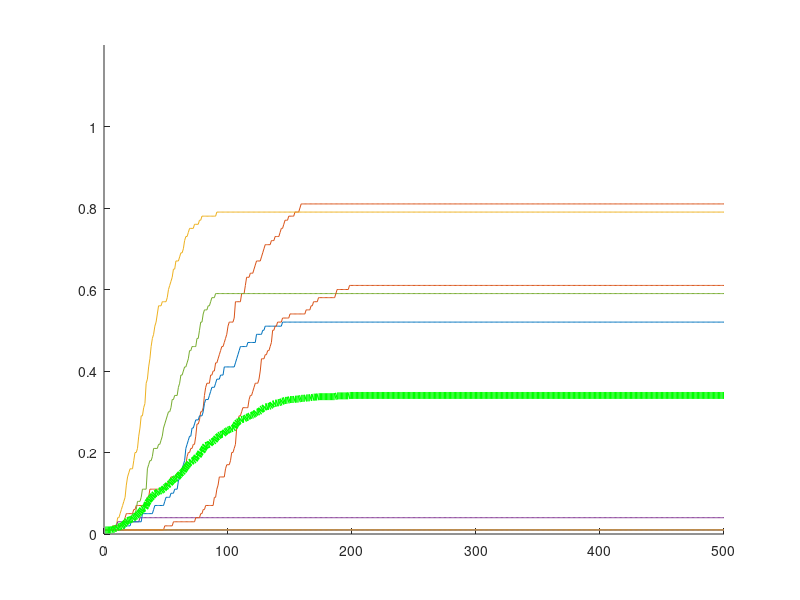

Recreate this plot in MATLAB.
%% Simulation on an SEIR model on BA and WS random graphs, for Fig. 2E,F
clear all
tic

n = 100; % Number of nodes
ws_graph = 0; % 0 for BA, 1 for WS

A = zeros(n,n);
m = 5;

%% Barabasi-Albert graph
A(1:m,1:m) = 1;
for i = 1:m
    A(i,i) = 0;
end
for i = m+1:n
   v = sum(A(1:i,:),2);
   j = 0;
   while j < m
       new_node = find(rand<cumsum(v)/sum(v),1,'first');
       if (A(new_node,i) ~= 1)
           A(new_node,i) = 1;
           A(i,new_node) = 1;
           j = j + 1;
       end
   end
end

correction_factor = 1;
%% Watts-Strogatz graph
if ws_graph
    K = 5;
    beta = 0.5;
    g = WattsStrogatz(n,K,beta);
    A = full(adjacency(g));
    correction_factor = 2;
end


figure; hold on;

AT = [];
BT = [];

NUM_INF = [];
tend = 500;
sum_S = zeros(tend,n);

d = mean(sum(A,2));
X=sum(A,2);
CV = std(X)/mean(X);

ADDTRANS = [];
BOUNCE = [];

HERD = [];
HIT = [];

%% Overall loop for independent simulations
for J = 1:10 % 10 independent simulations
num_infected = [];
Pi = 0.2; % delta (1/5 days)
Pr = 0.0667; % gamma
Pe = 3*Pr/d/(1+CV^2); % beta

S(1,:) = zeros(1,n);
H = zeros(1,tend);
init = 0;
while init < n/100
    ix = rand;
    if S(1,floor(ix*n)+1) ~=2
        S(1,floor(ix*n)+1) = 2; % Seed the initial infected
        init = init + 1;
    end
end
num_infected(1) = n/100;
allA{1} = A;

% States: 0, susceptible, 1, exposed, 2, infected, 3 recovered
this_A = A;
deg_dist = sum(A,2);

%% Main loop for transmission dynamics
for t = 2:tend
    exposed = [];
    infected = [];
    recovered = [];
    herd = 0;
    expect = [];
    for i = 1:n
        if S(t-1,i) == 0 % Susceptible
             if max(S(t-1,this_A(i,:)==1)==2)
                 herd = herd + 1;
             end
        end
            
        if S(t-1,i) == 1 % Exposed
            if rand < Pi
                infected = [infected i];
            end
        end

        if S(t-1,i) == 2 % Infected
            R0S = length(find(S(t-1,this_A(i,:)==1)==0))/sum(this_A(i,:));
            if isnan(R0S)
                R0S = 0;
            end
            expect = [expect R0S];
            if rand < Pr
                recovered = [recovered i];

            end
            for j = 1:n
                if this_A(i,j) && (S(t-1,j) == 0) % Connected and susceptible
                    if rand < Pe
                        exposed = [exposed j];
                    end
                end
            end
        end
    end
    
    S(t,:) = S(t-1,:);
    S(t,exposed) = 1;
    S(t,infected) = 2;
    S(t,recovered) = 3;
    H(t) = mean(expect); % Fraction of at-risk individuals for herd immun. threshold
    if isnan(H(t))
        H(t) = 0;
    end
    num_infected(t) = length(infected);
    allA{t} = this_A;
end

HERD(:,J) = H;
xx=find(H*3<1);
yy=cumsum(num_infected)/n;
HIT(J) = yy(xx(2));
plot(cumsum(num_infected)/n)
NUM_INF(:,J) = cumsum(num_infected)/n;
sum_S = sum_S + S;
BOUNCE(J) = yy(300)-yy(299);
ADDTRANS(J) = yy(500)-yy(299);
end

% NUM_INF is the matrix of all cumulative infections across all simulations
plot(mean(NUM_INF,2),'g','LineWidth',5)
ylim([0 1.2])

%% Plot evolution of graph
% figure; 
% time = [1 45 52 60 150 200];
% for i = 1:6
%     G = graph(allA{time(i)});
%     subplot(1,6,i)
%     h = plot(G,'NodeLabel',{});
%     highlight(h,find(S(time(i),:)==0),'NodeColor','k')
%     highlight(h,find(S(time(i),:)==1),'NodeColor','r')
%     highlight(h,find(S(time(i),:)==2),'NodeColor','g')
%     highlight(h,find(S(time(i),:)==3),'NodeColor','b')
% end